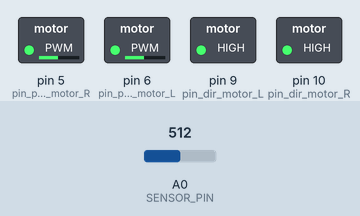
Recording of a sketch running on a simulated Arduino Uno, built with avr-gcc and run on an emulated ATmega328P. Shown: switched loads named in the sketch (green lamp = pin HIGH). The inputs (shaded band) are chosen by the test bench; at power-on: A0 (SENSOR_PIN) = 512. Pins used as bus, display or sensor lines are not drawn; what the sketch prints to the serial monitor is not drawn.

Above: at 0.1 s.
Timing chart, 0 to 1.6 s (numbered marks = the images above):
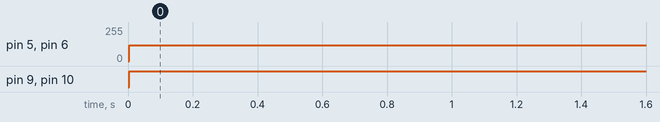

The sketch:

main_code_line_follower.ino
```cpp
#include <EEPROM.h>

// ================== MULTIPLEXER SENSOR ==================
#define S1 2
#define S2 3
#define S3 4
#define SENSOR_PIN A0

boolean A[8] = {0,1,0,1,0,1,0,1};
boolean B[8] = {0,0,1,1,0,0,1,1};
boolean C[8] = {0,0,0,0,1,1,1,1};

int threshold = 0;

// ================== MOTOR ==================
#define pin_pwm_motor_L 6
#define pin_dir_motor_L 9
#define pin_pwm_motor_R 5
#define pin_dir_motor_R 10

void setMotor(int L, int R){
  digitalWrite(pin_dir_motor_L, (L >= 0) ? HIGH : LOW );
  analogWrite(pin_pwm_motor_L, abs(L));

  digitalWrite(pin_dir_motor_R, (R >= 0) ? HIGH : LOW );
  analogWrite(pin_pwm_motor_R, abs(R));
}

// ================== PID ==================
float Kp = 22;
float Ki = 0;
float Kd = 12;

float lastError = 0;
float sumError = 0;

void setup(){
  Serial.begin(9600);

  pinMode(S1,OUTPUT);
  pinMode(S2,OUTPUT);
  pinMode(S3,OUTPUT);

  pinMode(pin_pwm_motor_L,OUTPUT);
  pinMode(pin_dir_motor_L,OUTPUT);
  pinMode(pin_pwm_motor_R,OUTPUT);
  pinMode(pin_dir_motor_R,OUTPUT);

  EEPROM.get(0, threshold);
  Serial.print("Threshold Loaded: "); Serial.println(threshold);
}

void loop(){
  byte s = read_sensor();
  int error = getError(s);

  float P = error * Kp;
  sumError += error;
  float I = sumError * Ki;
  float D = (error - lastError) * Kd;
  lastError = error;

  float PID = P + I + D;

  int base = 120;
  setMotor(base - PID, base + PID);
}

// ============ BACA SENSOR =============
byte read_sensor(){
  byte out = 0;
  for(int i = 0; i < 8; i++){
    digitalWrite(S1, A[i]);
    digitalWrite(S2, B[i]);
    digitalWrite(S3, C[i]);
    delayMicroseconds(200);
    if(analogRead(SENSOR_PIN) > threshold) out |= (1 << (7 - i));
  }
  return out;
}

// ============ ERROR SENSOR =============
int getError(byte s){
  switch(s){
    case 0b00011000: return 0;
    case 0b00011100: return -1;
    case 0b00111000: return 1;
    case 0b00001100: return -2;
    case 0b00110000: return 2;
    case 0b00001110: return -3;
    case 0b01110000: return 3;
    case 0b00000110: return -4;
    case 0b01100000: return 4;
    case 0b00000010: return -5;
    case 0b01000000: return 5;
    case 0b00000001: return -6;
    case 0b10000000: return 6;
    default: return 0;
  }
}
```

Measured:
- by itself, pin 5 (pin_pwm_motor_R), pin 6 (pin_pwm_motor_L): 0/255 → 120/255 at 0.00 s
- by itself, pin 9 (pin_dir_motor_L), pin 10 (pin_dir_motor_R): LOW → HIGH at 0.00 s
